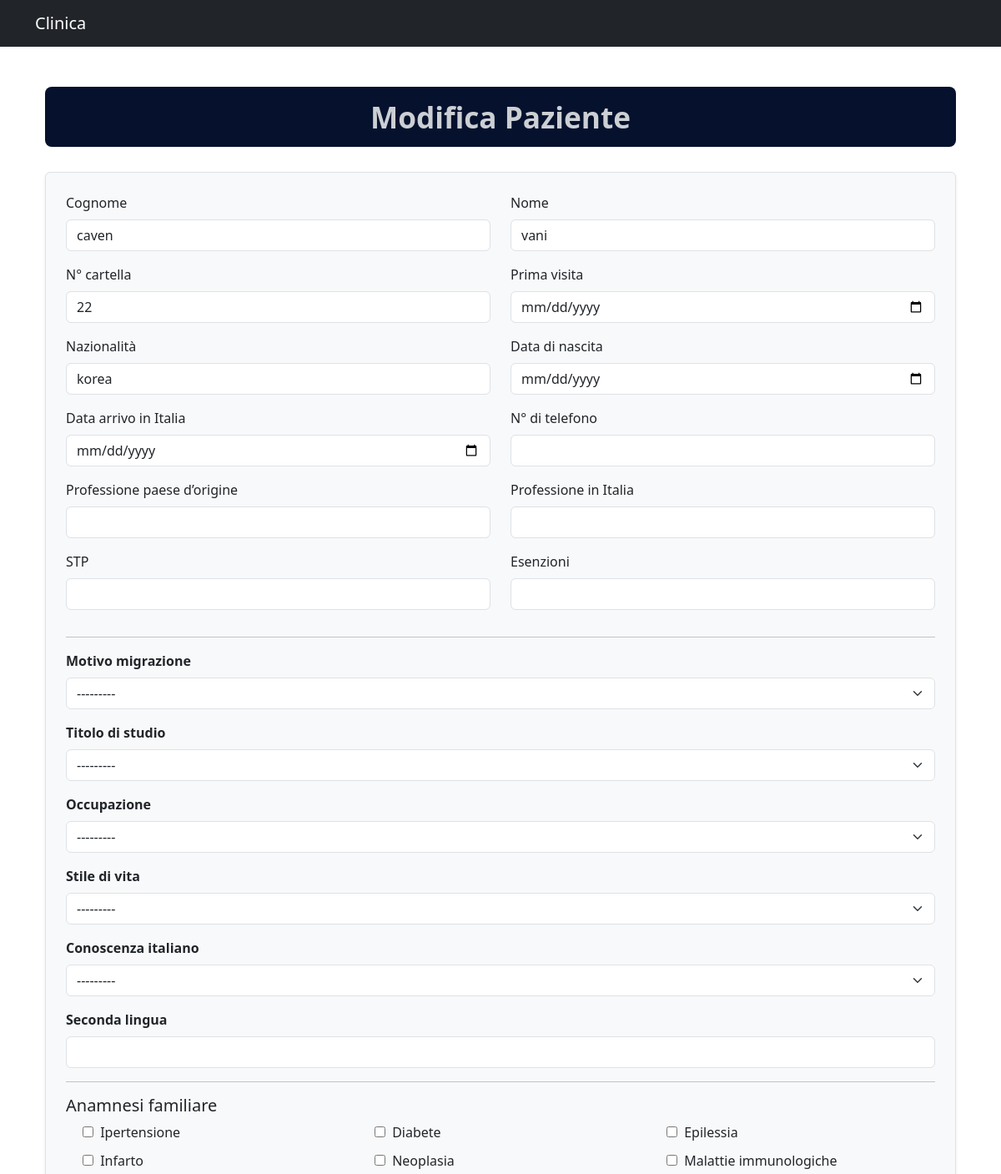
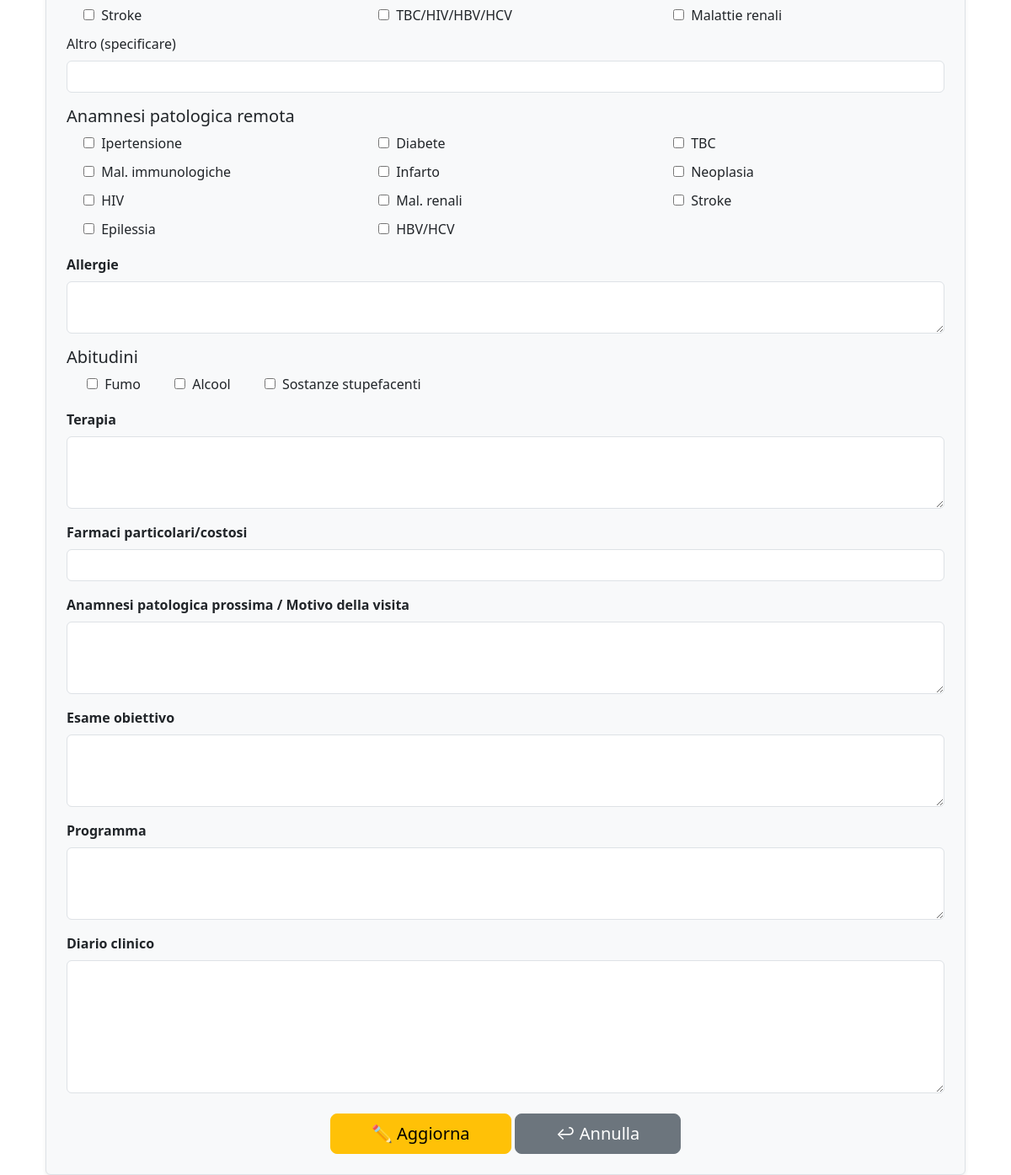
The page /edit/11/ on the database its author committed (2 pictures, top to bottom).
### patient/models.py (models this page shows, shortened)
class Patient(models.Model):
    cognome = models.CharField(max_length=100)
    nome = models.CharField(max_length=100)
    numero_cartella = models.CharField("N° cartella", max_length=50, blank=True)
    data_nascita = models.DateField(null=True, blank=True)
    telefono = models.CharField("N° di telefono", max_length=50, blank=True)
    nazionalita = models.CharField(max_length=100, blank=True)
    data_arrivo_italia = models.DateField(null=True, blank=True)
    prima_visita = models.DateField(null=True, blank=True)
    professione_origine = models.CharField(max_length=200, blank=True)
    professione_italia = models.CharField(max_length=200, blank=True)
    stp = models.CharField(max_length=100, blank=True)
    esenzioni = models.CharField(max_length=200, blank=True)
    motivo_migrazione = models.CharField(
        max_length=100,
        choices=[
            ("Lavoro", "Lavoro"),
            ("Guerra", "Guerra"),
            ("Politico", "Politico"),
            ("Altro", "Altro"),
        ],
        blank=True
    )
    ha_famiglia_in_patria = models.BooleanField(default=False)
    ha_famiglia_in_italia = models.BooleanField(default=False)
    ha_parenti_in_italia = models.BooleanField(default=False)
    ha_amici_in_italia = models.BooleanField(default=False)
    titolo_studio = models.CharField(
        max_length=50,
        choices=[
            ("Elementari", "Elementari"),
            ("Medie", "Medie"),
            ("Superiori", "Superiori"),
            ("Università", "Università"),
        ],
        blank=True
    )
    stile_vita = models.CharField(
        max_length=50,
        choices=[
            ("Regolare", "Regolare con requisiti minimi"),
            ("Stabile", "Stabile senza requisiti minimi"),
            ("Precario", "Precario"),
            ("Comunita", "Comunità/dormitori"),
        ],
        blank=True
    )
    occupazione = models.CharField(
        max_length=50,
        choices=[
            ("Stabile", "Stabile"),
            ("Occasionale", "Occasionale"),
            ("Disoccupato", "Disoccupato"),
        ],
        blank=True
    )
    conoscenza_italiano = models.CharField(
        max_length=50,
        choices=[
            ("Scarsa", "Scarsa (necessita traduzione)"),
            ("Sufficiente", "Sufficiente"),
            ("Ottima", "Ottima"),
        ],
        blank=True
    )
    seconda_lingua = models.CharField(max_length=100, blank=True)
    fam_ipertensione = models.BooleanField(default=False)
    fam_diabete = models.BooleanField(default=False)
    fam_epilessia = models.BooleanField(default=False)
    fam_infarto = models.BooleanField(default=False)
    fam_neoplasia = models.BooleanField(default=False)
    fam_mal_immunologiche = models.BooleanField(default=False)
    fam_stroke = models.BooleanField(default=False)
    fam_tbc_hiv_hbv_hcv = models.BooleanField(default=False)
    fam_mal_renali = models.BooleanField(default=False)
    fam_altro = models.CharField(max_length=200, blank=True)
    rem_ipertensione = models.BooleanField(default=False)
    rem_diabete = models.BooleanField(default=False)
    rem_tbc = models.BooleanField(default=False)
    rem_mal_immunologiche = models.BooleanField(default=False)
    rem_infarto = models.BooleanField(default=False)
    rem_neoplasia = models.BooleanField(default=False)
    rem_hiv = models.BooleanField(default=False)
    rem_mal_renali = models.BooleanField(default=False)
    rem_stroke = models.BooleanField(default=False)
    rem_epilessia = models.BooleanField(default=False)
    rem_hbv_hcv = models.BooleanField(default=False)
    allergie = models.TextField(blank=True)
    fumo = models.BooleanField(default=False)
    alcool = models.BooleanField(default=False)
    droghe = models.BooleanField("Sostanze stupefacenti", default=False)
    terapia = models.TextField(blank=True)
    farmaci_costosi = models.CharField("Farmaci particolari/costosi", max_length=200, blank=True)
    motivo_visita = models.TextField("Anamnesi patologica prossima/motivo della visita", blank=True)
    esame_obiettivo = models.TextField(blank=True)
    programma = models.TextField(blank=True)
    diario_clinico = models.TextField(blank=True)

### patient/views.py (the view)
# urls.py: path('edit/<int:pk>/', views.edit_patient, name='edit_patient'),
def edit_patient(request, pk):
    patient = get_object_or_404(Patient, pk=pk)
    if request.method == 'POST':
        form = PatientForm(request.POST, instance=patient)
        if form.is_valid():
            form.save()
            return redirect('home')
    else:
        form = PatientForm(instance=patient)
    return render(request, 'patient/edit_patient.html', {'form': form, 'patient': patient})

### patient/forms.py
class PatientForm(forms.ModelForm):
    class Meta:
        model = Patient
        fields = '__all__'
        widgets = {
            'data_nascita': forms.DateInput(attrs={'type': 'date', 'class': 'form-control'}),
            'data_arrivo_italia': forms.DateInput(attrs={'type': 'date', 'class': 'form-control'}),
            'prima_visita': forms.DateInput(attrs={'type': 'date', 'class': 'form-control'}),
            'terapia': forms.Textarea(attrs={'rows': 3, 'class': 'form-control'}),
            'motivo_visita': forms.Textarea(attrs={'rows': 3, 'class': 'form-control'}),
            'esame_obiettivo': forms.Textarea(attrs={'rows': 3, 'class': 'form-control'}),
            'programma': forms.Textarea(attrs={'rows': 3, 'class': 'form-control'}),
            'diario_clinico': forms.Textarea(attrs={'rows': 6, 'class': 'form-control'}),
            'allergie': forms.Textarea(attrs={'rows': 2, 'class': 'form-control'}),
        }

### patient/templates/patient/edit_patient.html (shortened to what this page needs)
{% extends 'base.html' %}
{% load static %}
{% load widget_tweaks %}
{% block content %}
<div class="container mt-5">
  <h2 style="
    font-family: 'Segoe UI', Tahoma, sans-serif;
    font-size: 2.2rem;
    font-weight: 600;
    background-color: #05112d;
    color: #cccfd3;
    padding: 15px 25px;
    border-radius: 8px;
    margin-bottom: 30px;
    text-align: center;
  ">
    Modifica Paziente
  </h2>
  <form method="post" class="p-4 border rounded shadow-sm bg-light">
    <div class="row">
      <div class="col-md-6">
        <div class="mb-3">
          <label class="form-label">Cognome</label>
          {{ form.cognome|add_class:"form-control" }}
        </div>
        <div class="mb-3">
          <label class="form-label">N° cartella</label>
          {{ form.numero_cartella|add_class:"form-control" }}
        </div>
        <div class="mb-3">
          <label class="form-label">Nazionalità</label>
          {{ form.nazionalita|add_class:"form-control" }}
        </div>
        <div class="mb-3">
          <label class="form-label">Data arrivo in Italia</label>
          {{ form.data_arrivo_italia|attr:"type:date"|add_class:"form-control" }}
        </div>
        <div class="mb-3">
          <label class="form-label">Professione paese d’origine</label>
          {{ form.professione_origine|add_class:"form-control" }}
        </div>
        <div class="mb-3">
          <label class="form-label">STP</label>
          {{ form.stp|add_class:"form-control" }}
        </div>
      </div>
      <div class="col-md-6">
        <div class="mb-3">
          <label class="form-label">Nome</label>
          {{ form.nome|add_class:"form-control" }}
        </div>
        <div class="mb-3">
          <label class="form-label">Prima visita</label>
          {{ form.prima_visita|attr:"type:date"|add_class:"form-control" }}
        </div>
        <div class="mb-3">
          <label class="form-label">Data di nascita</label>
          {{ form.data_nascita|attr:"type:date"|add_class:"form-control" }}
        </div>
        <div class="mb-3">
          <label class="form-label">N° di telefono</label>
          {{ form.telefono|add_class:"form-control" }}
        </div>
        <div class="mb-3">
          <label class="form-label">Professione in Italia</label>
          {{ form.professione_italia|add_class:"form-control" }}
        </div>
        <div class="mb-3">
          <label class="form-label">Esenzioni</label>
          {{ form.esenzioni|add_class:"form-control" }}
        </div>
      </div>
    </div>
    <hr>
    <div class="mb-3">
      <label class="form-label"><strong>Motivo migrazione</strong></label>
      {{ form.motivo_migrazione|add_class:"form-select" }}
    </div>
    <div class="mb-3">
      <label class="form-label"><strong>Titolo di studio</strong></label>
      {{ form.titolo_studio|add_class:"form-select" }}
    </div>
    <div class="mb-3">
      <label class="form-label"><strong>Occupazione</strong></label>
      {{ form.occupazione|add_class:"form-select" }}
    </div>
    <div class="mb-3">
      <label class="form-label"><strong>Stile di vita</strong></label>
      {{ form.stile_vita|add_class:"form-select" }}
    </div>
    <div class="mb-3">
      <label class="form-label"><strong>Conoscenza italiano</strong></label>
      {{ form.conoscenza_italiano|add_class:"form-select" }}
    </div>
    <div class="mb-3">
      <label class="form-label"><strong>Seconda lingua</strong></label>
      {{ form.seconda_lingua|add_class:"form-control" }}
    </div>
    <hr>
    <div class="mb-3">
      <h5 class="mb-2">Anamnesi familiare</h5>
      <div class="row row-cols-2 row-cols-md-3 g-2">
        <label class="col form-check">{{ form.fam_ipertensione }} <span class="ms-1">Ipertensione</span></label>
        <label class="col form-check">{{ form.fam_diabete }} <span class="ms-1">Diabete</span></label>
        <label class="col form-check">{{ form.fam_epilessia }} <span class="ms-1">Epilessia</span></label>
        <label class="col form-check">{{ form.fam_infarto }} <span class="ms-1">Infarto</span></label>
        <label class="col form-check">{{ form.fam_neoplasia }} <span class="ms-1">Neoplasia</span></label>
        <label class="col form-check">{{ form.fam_mal_immunologiche }} <span class="ms-1">Malattie immunologiche</span></label>
        <label class="col form-check">{{ form.fam_stroke }} <span class="ms-1">Stroke</span></label>
        <label class="col form-check">{{ form.fam_tbc_hiv_hbv_hcv }} <span class="ms-1">TBC/HIV/HBV/HCV</span></label>
        <label class="col form-check">{{ form.fam_mal_renali }} <span class="ms-1">Malattie renali</span></label>
      </div>
      <div class="mt-2">
        <label class="form-label">Altro (specificare)</label>
        {{ form.fam_altro|add_class:"form-control" }}
      </div>
    </div>
    <div class="mb-3">
      <h5 class="mb-2">Anamnesi patologica remota</h5>
      <div class="row row-cols-2 row-cols-md-3 g-2">
        <label class="col form-check">{{ form.rem_ipertensione }} <span class="ms-1">Ipertensione</span></label>
        <label class="col form-check">{{ form.rem_diabete }} <span class="ms-1">Diabete</span></label>
        <label class="col form-check">{{ form.rem_tbc }} <span class="ms-1">TBC</span></label>
        <label class="col form-check">{{ form.rem_mal_immunologiche }} <span class="ms-1">Mal. immunologiche</span></label>
        <label class="col form-check">{{ form.rem_infarto }} <span class="ms-1">Infarto</span></label>
        <label class="col form-check">{{ form.rem_neoplasia }} <span class="ms-1">Neoplasia</span></label>
        <label class="col form-check">{{ form.rem_hiv }} <span class="ms-1">HIV</span></label>
        <label class="col form-check">{{ form.rem_mal_renali }} <span class="ms-1">Mal. renali</span></label>
        <label class="col form-check">{{ form.rem_stroke }} <span class="ms-1">Stroke</span></label>
        <label class="col form-check">{{ form.rem_epilessia }} <span class="ms-1">Epilessia</span></label>
        <label class="col form-check">{{ form.rem_hbv_hcv }} <span class="ms-1">HBV/HCV</span></label>
      </div>
    </div>
    <div class="mb-3">
      <label class="form-label"><strong>Allergie</strong></label>
      {{ form.allergie|add_class:"form-control" }}
    </div>
    <div class="mb-3">
      <h5 class="mb-2">Abitudini</h5>
      <div class="d-flex flex-wrap gap-3">
        <label class="form-check">{{ form.fumo }} <span class="ms-1">Fumo</span></label>
        <label class="form-check">{{ form.alcool }} <span class="ms-1">Alcool</span></label>
        <label class="form-check">{{ form.droghe }} <span class="ms-1">Sostanze stupefacenti</span></label>
      </div>
    </div>
    <div class="mb-3">
      <label class="form-label"><strong>Terapia</strong></label>
      {{ form.terapia|add_class:"form-control" }}
    </div>
    <div class="mb-3">
      <label class="form-label"><strong>Farmaci particolari/costosi</strong></label>
      {{ form.farmaci_costosi|add_class:"form-control" }}
    </div>
    <div class="mb-3">
      <label class="form-label"><strong>Anamnesi patologica prossima / Motivo della visita</strong></label>
      {{ form.motivo_visita|add_class:"form-control" }}
    </div>
    <div class="mb-3">
      <label class="form-label"><strong>Esame obiettivo</strong></label>
      {{ form.esame_obiettivo|add_class:"form-control" }}
    </div>
    <div class="mb-3">
      <label class="form-label"><strong>Programma</strong></label>
      {{ form.programma|add_class:"form-control" }}
    </div>
    <div class="mb-3">
      <label class="form-label"><strong>Diario clinico</strong></label>
      {{ form.diario_clinico|add_class:"form-control" }}
    </div>
    <div class="mt-4 text-center">
      <button type="submit" class="btn btn-warning btn-lg px-5">✏ Aggiorna</button>
      <a href="{% url 'home' %}" class="btn btn-secondary btn-lg px-5">↩ Annulla</a>
    </div>
  </form>
</div>
{% endblock %}

### rows shown on the page
Patient: cognome "caven", numero_cartella "22", nazionalita "korea", nome "vani", motivo_migrazione "---------", titolo_studio "---------", occupazione "---------", stile_vita "---------", conoscenza_italiano "---------"
